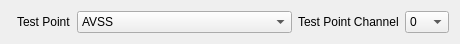
        <widget class="QWidget" name="layoutWidget">
         <property name="geometry">
          <rect>
           <x>260</x>
           <y>580</y>
           <width>460</width>
           <height>41</height>
          </rect>
         </property>
         <layout class="QHBoxLayout" name="horizontalLayout_29">
          <item>
           <widget class="Line" name="line_3">
            <property name="orientation">
             <enum>Qt::Orientation::Horizontal</enum>
            </property>
           </widget>
          </item>
          <item>
           <widget class="QLabel" name="label_2">
            <property name="text">
             <string>Test Point</string>
            </property>
            <property name="buddy">
             <cstring>testPoint</cstring>
            </property>
           </widget>
          </item>
          <item>
           <widget class="QComboBox" name="testPoint">
            <property name="sizePolicy">
             <sizepolicy hsizetype="MinimumExpanding" vsizetype="Fixed">
              <horstretch>0</horstretch>
              <verstretch>0</verstretch>
             </sizepolicy>
            </property>
            <item>
             <property name="text">
              <string>AVSS</string>
             </property>
            </item>
            <item>
             <property name="text">
              <string>Lockout Pulse</string>
             </property>
            </item>
            <item>
             <property name="text">
              <string>Leading Edge Detector</string>
             </property>
            </item>
            <item>
             <property name="text">
              <string>Zero Crossing Detector</string>
             </property>
            </item>
            <item>
             <property name="text">
              <string>Oneshot Trigger</string>
             </property>
            </item>
           </widget>
          </item>
          <item>
           <widget class="QLabel" name="label_7">
            <property name="text">
             <string>Test Point Channel</string>
            </property>
            <property name="buddy">
             <cstring>testPointChannel</cstring>
            </property>
           </widget>
          </item>
          <item>
           <widget class="QComboBox" name="testPointChannel">
            <item>
             <property name="text">
              <string>0</string>
             </property>
            </item>
            <item>
             <property name="text">
              <string>1</string>
             </property>
            </item>
            <item>
             <property name="text">
              <string>2</string>
             </property>
            </item>
            <item>
             <property name="text">
              <string>3</string>
             </property>
            </item>
            <item>
             <property name="text">
              <string>4</string>
             </property>
            </item>
            <item>
             <property name="text">
              <string>5</string>
             </property>
            </item>
            <item>
             <property name="text">
              <string>6</string>
             </property>
            </item>
            <item>
             <property name="text">
              <string>7</string>
             </property>
            </item>
            <item>
             <property name="text">
              <string>8</string>
             </property>
            </item>
            <item>
             <property name="text">
              <string>9</string>
             </property>
            </item>
            <item>
             <property name="text">
              <string>10</string>
             </property>
            </item>
            <item>
             <property name="text">
              <string>11</string>
             </property>
            </item>
            <item>
             <property name="text">
              <string>12</string>
             </property>
            </item>
            <item>
             <property name="text">
              <string>13</string>
             </property>
            </item>
            <item>
             <property name="text">
              <string>14</string>
             </property>
            </item>
            <item>
             <property name="text">
              <string>15</string>
             </property>
            </item>
           </widget>
          </item>
         </layout>
        </widget>
